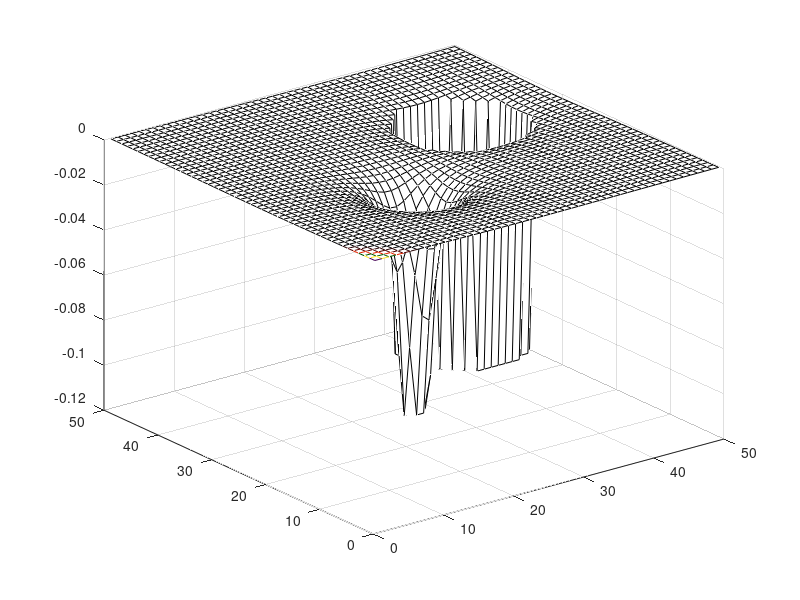

Reproduce this figure in MATLAB.
v = linspace(-50,45,50);
[x,y] = meshgrid(v,v);

z1 = zeros(size(x));
z2 = z1;

r1 = sqrt((x - 20).^2 + (y - 10).^2);
r2 = sqrt((x + 12).^2 + (y + 15).^2);

indout1 = find(r1>15);
z1(indout1) = -1 ./r1(indout1).^2;
indout2 = find(r2>3);
z2(indout2) = -1 ./r2(indout2).^2;

z = z1 + z2;
k = min(min(min(z1,z2)));
indin1 = find(r1<=15);
z(indin1) = k*ones(size(indin1));
indin2 = find(r2<=3);
z(indin2) = k*ones(size(indin2));
mesh(z,[20 40])
